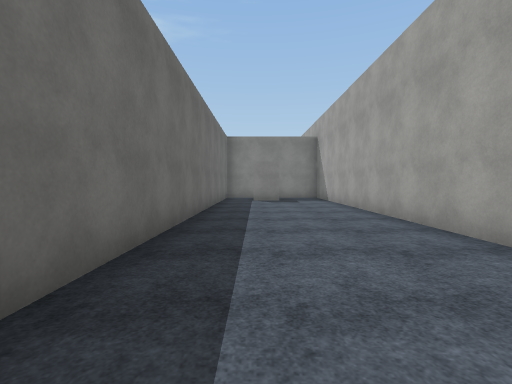
View 1 (above)

24 first-person views from a walk through a 3-D level made in the Unity game engine. The camera is 1.4 m above the floor, tilts 2° down and sees 85° across. The floor is counted in squares, 2 m on a side. Each view is taken from the middle of a square. On the plan, view 1 faces up. The plan holds only what a view shows up to about 9 squares ahead; the rest is blank. The place goes on beyond the plan. The player character is not drawn. Some animated figures are not drawn. Surface patterns are stand-ins for the level's own textures.

View 2
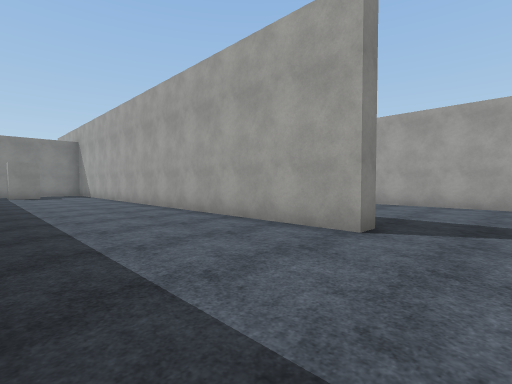

View 3
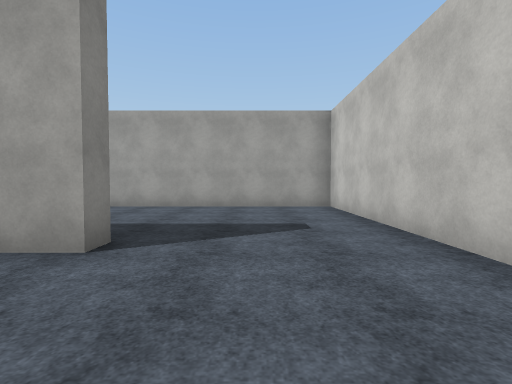

View 4
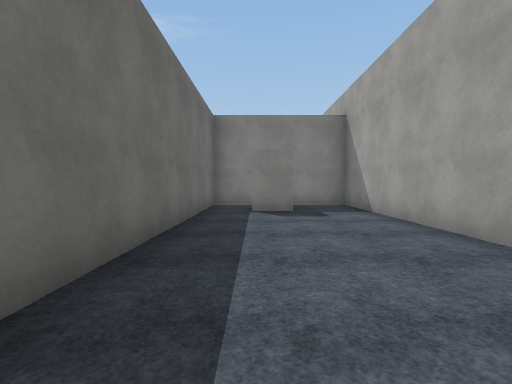

View 5
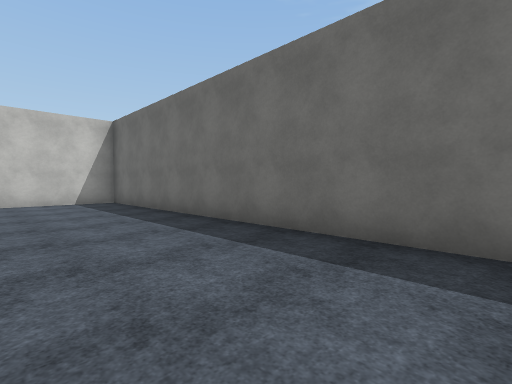

View 6
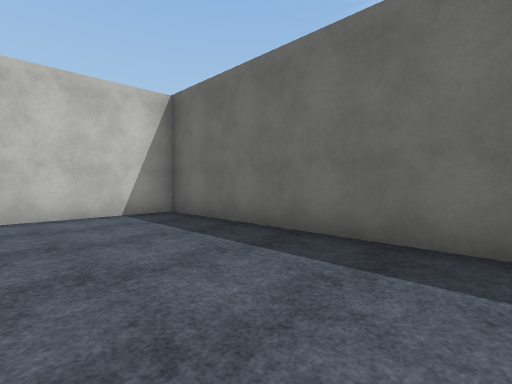

View 7
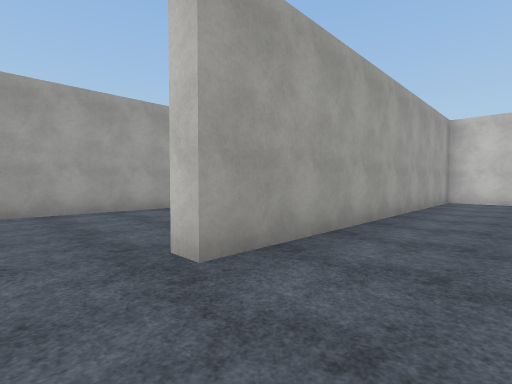

View 8
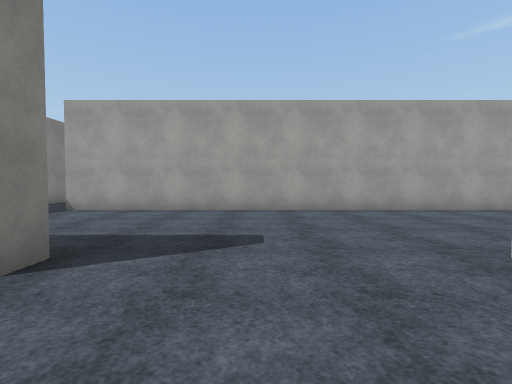

View 9
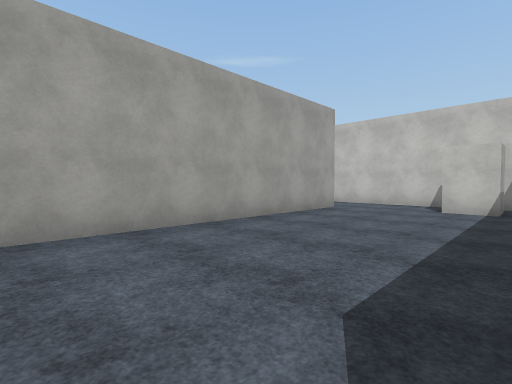

View 10
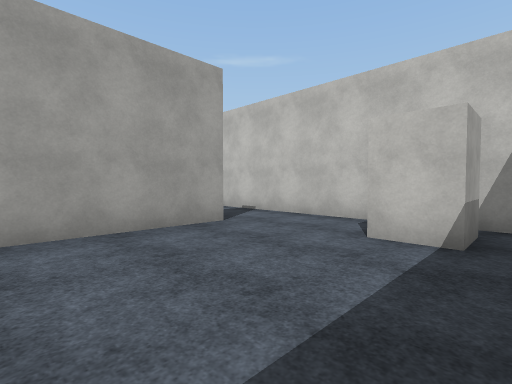

View 11
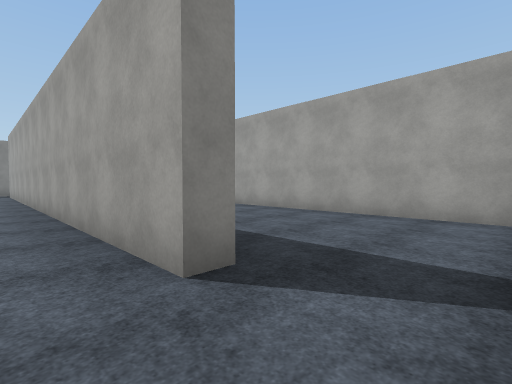

View 12
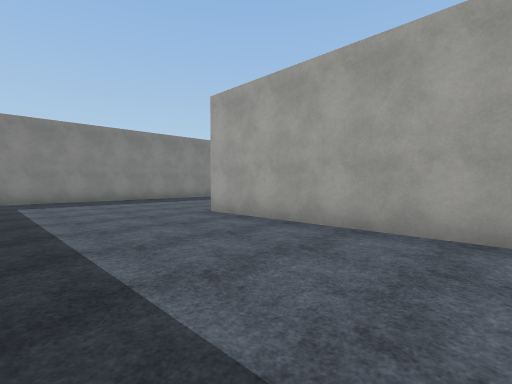

View 13
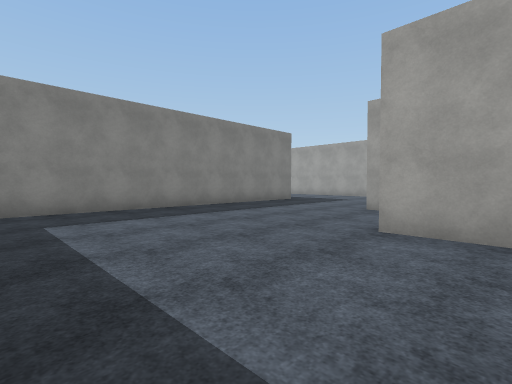

View 14
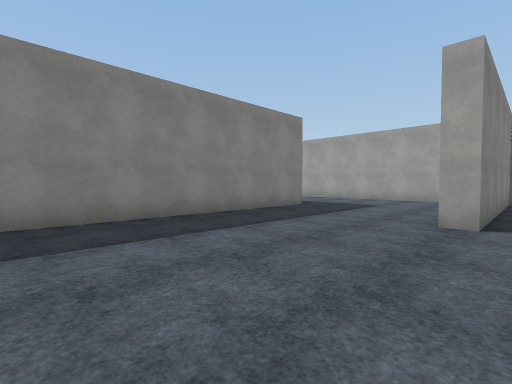

View 15
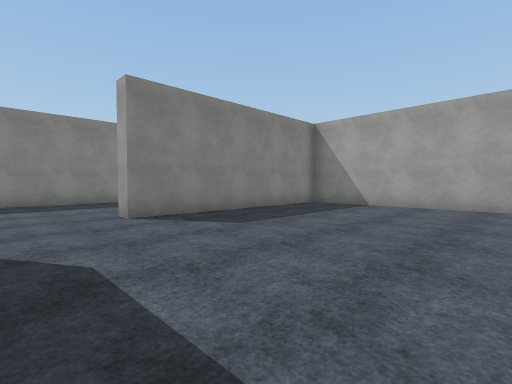

View 16
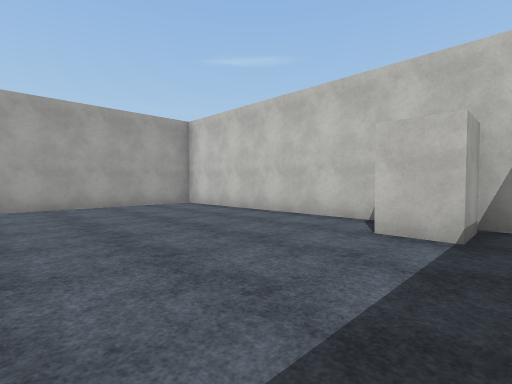

View 17
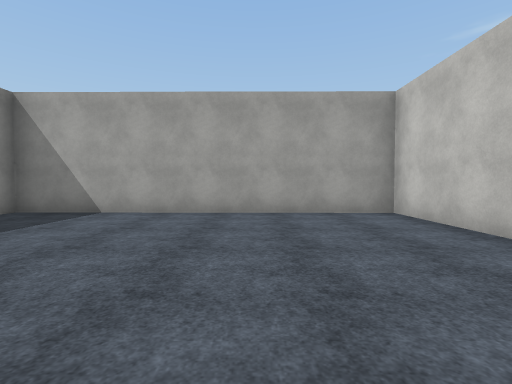

View 18
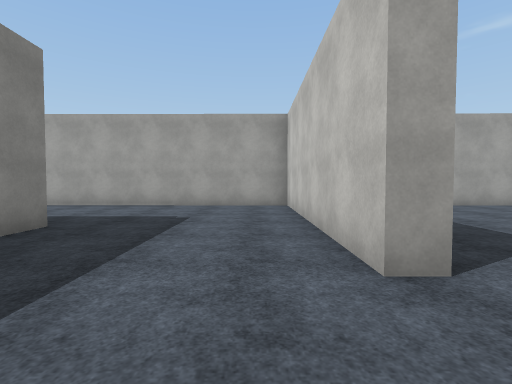

View 19
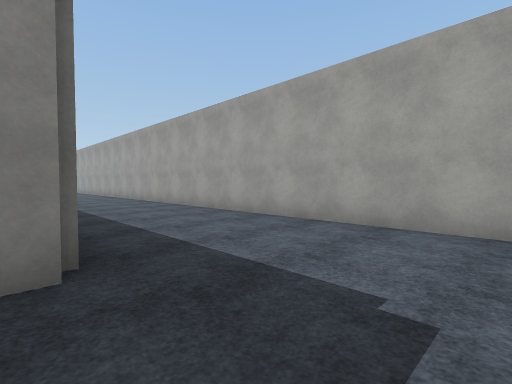

View 20
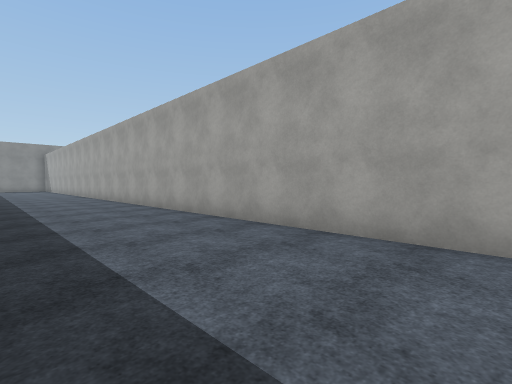

View 21
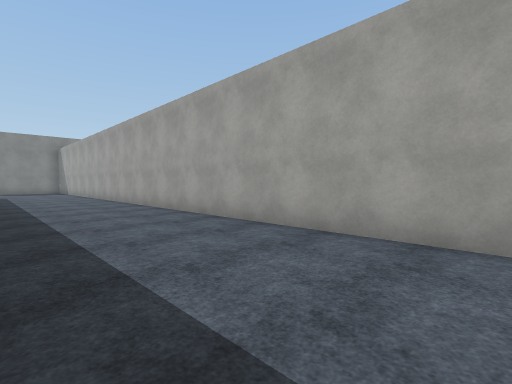

View 22
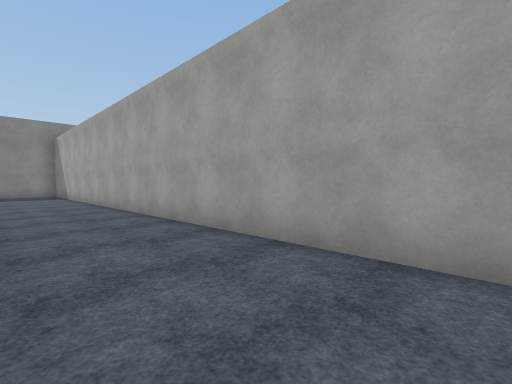

View 23
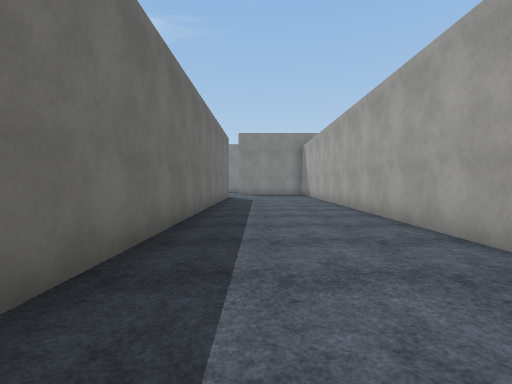

View 24
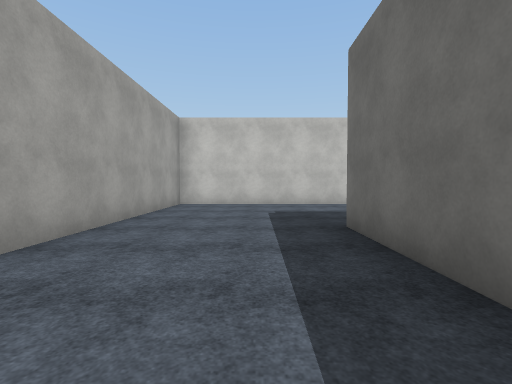

### Floor plan
Points are (right, up) in squares from view 1. A wall is a line through its corners. A room is listed if a view was taken in it or the views show most of it. See-through windows are left out.
Room 1 (views 1, 2, 3, 4, 5, 6, 7, 8, 9, 10, 11)
walls: (8.6, 7.9) (8, 7.9); (3.4, -2.3) (2.8, -2.3) (2.8, 12.6) (-1.3, 12.6) (-1.3, -6.2) (8, -6.2) (8, 3.6) (8.6, 3.6); (13, -4.2) (13, 10.9); (9.1, -6.2) (12.5, -6.2)
ways out: opening at (13, -5.5) to room 2; opening at (13, 11.5)
objects: block (0, 11) to (1, 11); block (10, -5)
Room 2 (views 12, 13, 14, 15, 16, 17, 18, 19, 20, 21, 22, 23, 24)
walls: (23.6, 10.5) (23.6, 7.3) (14.2, 7.3); (18, -5.8) (18, 1.6); (19.1, -6.2) (27.4, -6.2) (27.4, 2.5) (21.1, 2.5) (21.1, 3) (27.4, 3) (27.6, 27.1); (13.6, -4.2) (13, -4.2); (12.5, -6.2) (15.5, -6.2); (23.7, 25.9) (23.6, 18.4)
ways out: opening at (13, -5.5) to room 1
objects: block (20, -5)

Positions as (right, up) in squares from view 1, and headings:
1: (0, 0), facing up
2: (-1, -4), facing up-right
3: (0, -4), facing right
4: (0, 4), facing up
5: (2, 4), facing down-left
6: (2, 0), facing down-left
7: (6, 5), facing down-right
8: (6, 6), facing right
9: (9, 3), facing down-right
10: (9, -1), facing down-right
11: (12, -6), facing up-right
12: (14, -4), facing up-right
13: (14, 0), facing up-right
14: (16, 2), facing up-right
15: (19, -3), facing up-right
16: (19, -1), facing down-right
17: (21, -3), facing right
18: (19, 4), facing right
19: (23, 5), facing up-right
20: (24, 7), facing up-right
21: (24, 12), facing up-right
22: (25, 17), facing up-right
23: (25, 17), facing up
24: (25, 12), facing down
